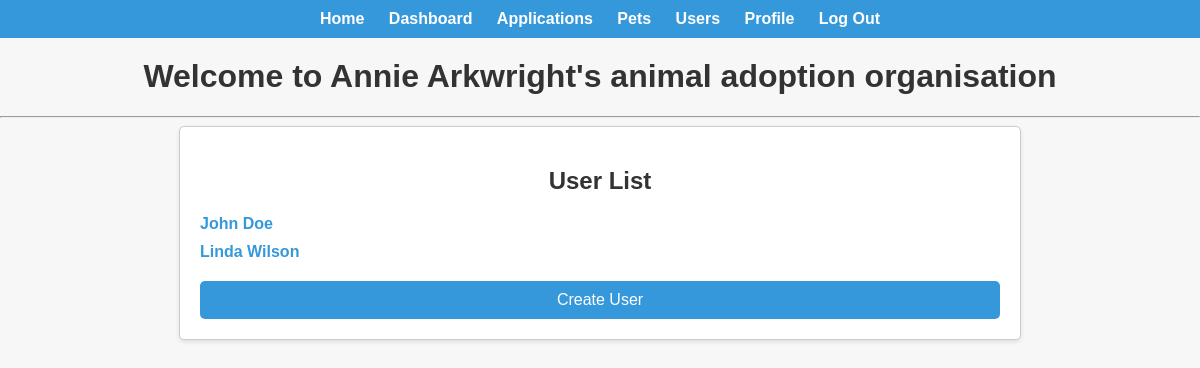
Before: /users/ (signed in) with the older database file.
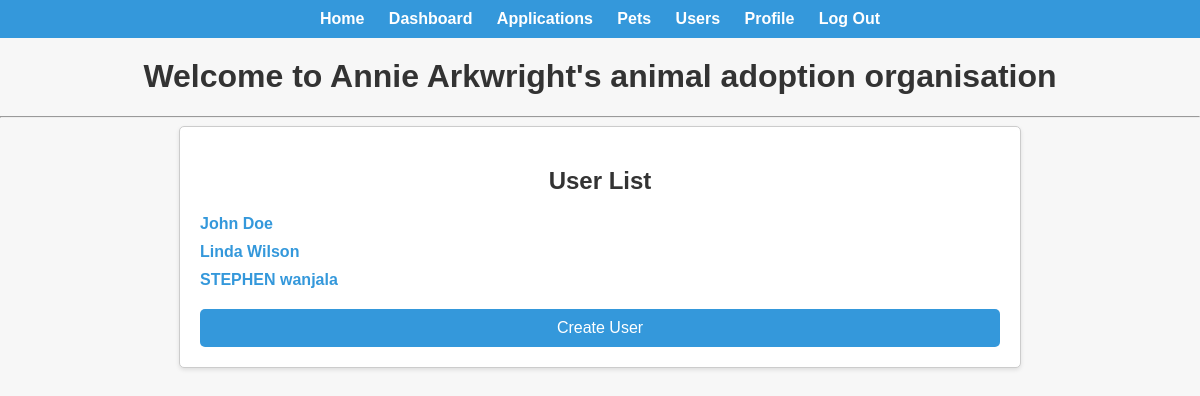
After: the same page with the newer database file.
### users/models.py (models this page shows, shortened)
class User(AbstractBaseUser, PermissionsMixin):
    username = models.CharField(max_length=150, unique=True)
    email = models.EmailField(unique=True)
    first_name = models.CharField(max_length=30)
    last_name = models.CharField(max_length=30)
    phone_number = models.CharField(max_length=15)
    address = models.TextField()
    adoption_applications = models.ManyToManyField('adoption_application.AdoptionApplication')
    role = models.CharField(
        max_length=20,
        choices=[('user', 'User'), ('admin', 'Admin'), ('application_manager', 'Application Manager'), ('pet_manager', 'Pet Manager')],
        default='user'
    )
    is_active = models.BooleanField(default=True)
    is_staff = models.BooleanField(default=False)
    objects = CustomUserManager()
    USERNAME_FIELD = 'username'
    EMAIL_FIELD = 'email'
    REQUIRED_FIELDS = ['email']

### users/views.py (the view)
# urls.py: path('users/', views.user_list, name='user_list'),
@login_required
@admin_required
def user_list(request):
    users = User.objects.all()
    return render(request, 'users/user_list.html', {'users': users})

### templates/users/user_list.html (shortened to what this page needs)
{% extends "users/base_staff.html" %}
{%load static%}
{% block links %}
    <link rel="stylesheet" type="text/css" href="{% static 'css/users/user_list.css' %}">
{% endblock %}
{% block content %}
    <div class="user-list-container">
        <h2 class="page-title">User List</h2>
        <ol class="user-list">
            {% for user in users %}
                <li class="user-item">
                    <a href="{% url 'user_detail' user_id=user.id %}" class="user-link">{{ user.first_name }} {{  user.last_name }}</a>
                </li>
            {% endfor %}
        </ol>
        <a href="{% url 'user_create' %}" class="create-user-link">Create User</a>
    </div>
{% endblock %}

Changed rows visible on the page:
added User: first_name "STEPHEN", last_name "wanjala"
